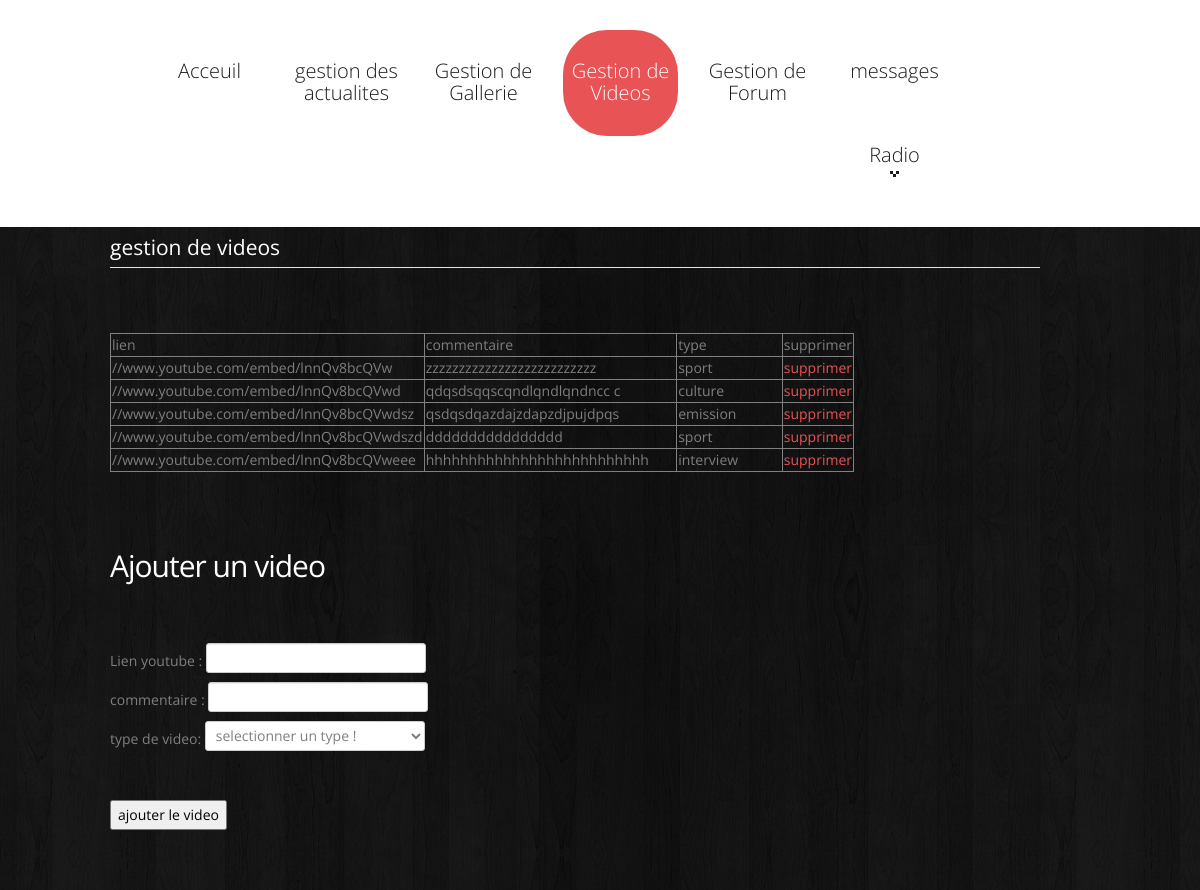
/admin/gest_videos.php, run on an earlier commit of the app's database.
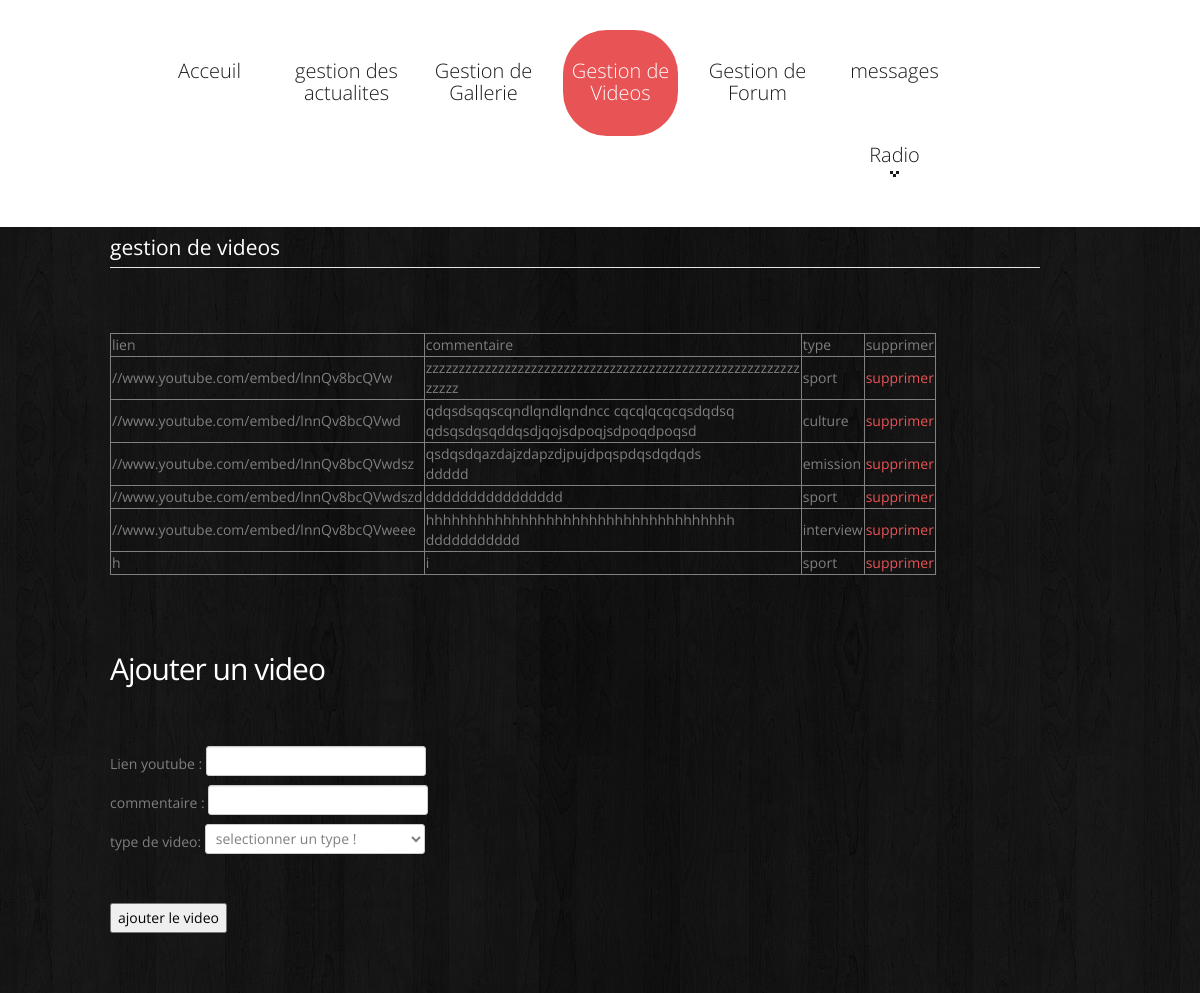
And on a later commit of the database.
### tables this page shows
CREATE TABLE IF NOT EXISTS `videos` (
  `lien` varchar(200) NOT NULL DEFAULT '',
  `commentaire` varchar(100) NOT NULL,
  `type` varchar(20) NOT NULL,
  PRIMARY KEY (`lien`)
);

### admin/gest_videos.php (the view, shortened to what this page needs)
<!DOCTYPE html>
<html lang="en">
	<head>
	<link rel="stylesheet" href="css/bootstrap.css" type="text/css" media="screen">
	<link rel="stylesheet" href="css/responsive.css" type="text/css" media="screen">
	<link rel="stylesheet" href="css/style.css" type="text/css" media="screen">
	</head>
	<body>
<header>
      <div class="container clearfix">
    <div class="row">
          <div class="span12">
        <div class="navbar navbar_">
              <div class="container">
            <div class="nav-collapse nav-collapse_  collapse">
                   <ul class="nav sf-menu">
                <li><a href="index.php">Acceuil</a></li>
                    <li><a href="gestion_act.php">gestion des actualites</a>
                    </li>
                <li><a href="gest_gallerie.php">Gestion de Gallerie</a></li>
                <li class="active"><a href="gest_videos.php">Gestion de Videos</a></li>
                <li><a href="gest_forum.php">Gestion de Forum</a></li>
                 <li><a href="messages.php">messages</a></li>
				 <li class="sub-menu"><a href="#">Radio </a>
                    </li>
              </ul>
                </div>
          </div>
            </div>
      </div>
        </div>
  </div>
    </header>
<div class="bg-content">
   <div id="content"><div class="ic">More Website Templates @ TemplateMonster.com. November19, 2012!</div>
    <div class="container">
          <div class="row">
         <div class="inner-1">
        <fieldset>
		         <legend>gestion de videos</legend>
		         <p>&nbsp;</p>
		         <table width="80%" border="1" class="categories_table">
				          <tr>
				            <td width="36%">lien</td>
				            <td width="40%">commentaire</td>
                            <td width="40%">type</td>
                            <td width="18%">supprimer</td>
	               </tr>
				          <?php
			$req="SELECT * FROM `videos`;";
			$resultat=mysql_query($req);
			while($ligne=(mysql_fetch_row($resultat)))
			{
			?>
				          <tr>
				            <td><?php echo $ligne[0] ?></td>
				            <td><?php echo $ligne[1] ?></td>
                            <td><?php echo $ligne[2] ?></td>
				            <td><a href="supprimer_video.php?lien=<?php echo $ligne[0]?>" >supprimer</a></td>
	               </tr>
				          <?php
			}
			?>
	             </table>
		         <p>&nbsp;</p>
			     </fieldset>
                <h3>Ajouter un video </h3>
               <p><br />
               </p>
               <form action="ajout_video.php" method="post">Lien youtube : <input type="text" name="lien"/><br>
                  commentaire :
                  <input type="text" name="comm"/>
                  <br/>
                  type de video:
                   <select name="type" required="required"><option value="">selectionner un type ! </option>
                        </select>
                 <br />
            <br />
             <br />
               <input type="submit" value="ajouter le video"  class="bstandard" style="width:auto; height:30px;"/>
               </form>
          </div>
      </div>
     </div>
  </div>
 </div>
</body>
</html>

What changed in the data, as far as the page shows it:
changed videos "//www.youtube.com/embed/lnnQv8bcQVw": commentaire "zzzzzzzzzzzzzzzzzzzzzzzzzz" → "zzzzzzzzzzzzzzzzzzzzzzzzzzzzzzzzzzzzzzzzzzzzzzzzzzzzzzzzz zzzzz"
changed videos "//www.youtube.com/embed/lnnQv8bcQVwd": commentaire "qdqsdsqqscqndlqndlqndncc c" → "qdqsdsqqscqndlqndlqndncc cqcqlqcqcqsdqdsq qdsqsdqsqddqsdjqojsdpoqjsdpoqdpoqsd"
changed videos "//www.youtube.com/embed/lnnQv8bcQVwdsz": commentaire "qsdqsdqazdajzdapzdjpujdpqs" → "qsdqsdqazdajzdapzdjpujdpqspdqsdqdqds ddddd"
changed videos "//www.youtube.com/embed/lnnQv8bcQVweee": commentaire "hhhhhhhhhhhhhhhhhhhhhhhhhh" → "hhhhhhhhhhhhhhhhhhhhhhhhhhhhhhhhhhhh ddddddddddd"
added videos: lien "h", commentaire "i", type "sport"
